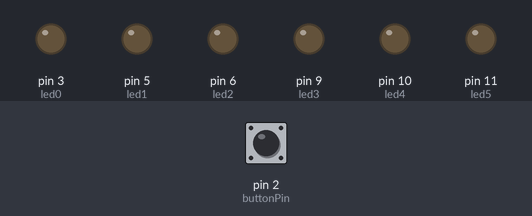
Simulated run of this sketch. Board: Arduino Uno, built with avr-gcc and run on an emulated ATmega328P. On the bench: output pins drawn as LEDs (lit = HIGH). The inputs (shaded band) are chosen by the test bench; at power-on: pin 2 (buttonPin) LOW.

Above: at 0.1 s.
At 6.3 s:
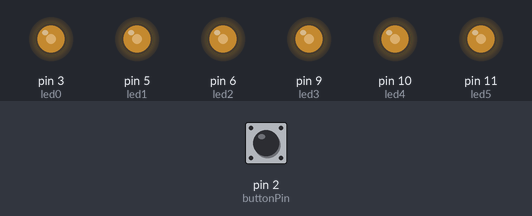
6.4 s: pin 2 (buttonPin) pulled HIGH for 2.95 s
At 13.9 s:
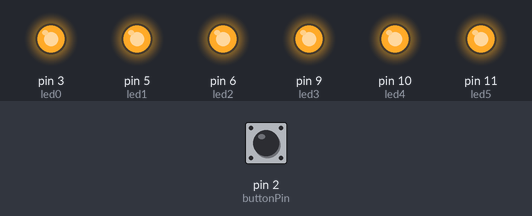
Timing chart, 0 to 21.0 s (numbered marks = the images above; inputs shaded):
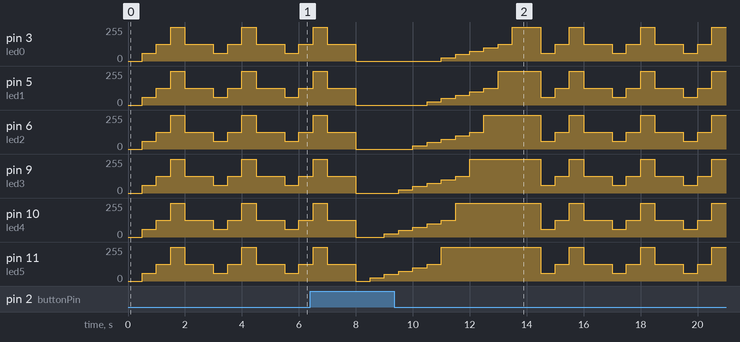

The sketch:

ledsanalog2.ino
```cpp
/**********************************************************************************
**                                                                               **
**                                 Fade LEDs                                     **
**                                                                               **
**                                                                               **
**********************************************************************************/

//********** Includes *************************************************************

//********** Variables ************************************************************
 const int led0 = 3;          // donar nom al pin 3 de l’Arduino
 const int led1 = 5;          // donar nom al pin 5 de l’Arduino
 const int led2 = 6;          // donar nom al pin 6 de l’Arduino
 const int led3 = 9;          // donar nom al pin 9 de l’Arduino
 const int led4 = 10;         // donar nom al pin 10 de l’Arduino
 const int led5 = 11;         // donar nom al pin 11 de l’Arduino
 int velocitat = 500;         // velocitat de l'acció en ms
 const int buttonPin = 2;
 boolean buttonEstat = LOW;


//********** Setup ****************************************************************
void setup()
{
  pinMode(led0, OUTPUT);     // definir el pin 3 com una sortida
  pinMode(led1, OUTPUT);     // definir el pin 5 com una sortida
  pinMode(led2, OUTPUT);     // definir el pin 6 com una sortida
  pinMode(led3, OUTPUT);     // definir el pin 9 com una sortida
  pinMode(led4, OUTPUT);     // definir el pin 10 com una sortida
  pinMode(led5, OUTPUT);     // definir el pin 11 com una sortida

  pinMode(buttonPin, INPUT);      // definir el pin 2 com una entrada
}

//********** Loop *****************************************************************
void loop()
{
  delay(500);    // per evitar que en una pulsació curta salti més d'un número
  buttonEstat = digitalRead(buttonPin);

  if(buttonEstat ==HIGH)
  {
   digitalWrite(led0, LOW);     // posar PWM del pin 3 a 60
   digitalWrite(led1, LOW);     // posar PWM del pin 5 a 60
   digitalWrite(led2, LOW);     // posar PWM del pin 6 a 60
   digitalWrite(led3, LOW);     // posar PWM del pin 9 a 60
   digitalWrite(led4, LOW);     // posar PWM del pin 10 a 60
   digitalWrite(led5, LOW);     // posar PWM del pin 11 a 60

  delay(velocitat);          // es queden leds velocitat ms en aquest estat

   digitalWrite(led0, LOW);     // posar PWM del pin 3 a 60
   digitalWrite(led1, LOW);     // posar PWM del pin 5 a 60
   digitalWrite(led2, LOW);     // posar PWM del pin 6 a 60
   digitalWrite(led3, LOW);     // posar PWM del pin 9 a 60
   digitalWrite(led4, LOW);     // posar PWM del pin 10 a 60
   analogWrite(led5, 25);    // posar PWM del pin 11 a 125

  delay(velocitat);           // es queden leds velocitat ms en aquest estat

  digitalWrite(led0, LOW);     // posar PWM del pin 3 a 60
  digitalWrite(led1, LOW);     // posar PWM del pin 5 a 60
  digitalWrite(led2, LOW);     // posar PWM del pin 6 a 60
  digitalWrite(led3, LOW);     // posar PWM del pin 9 a 60
  analogWrite(led4, 25);    // posar PWM del pin 10 a 255
  analogWrite(led5, 50);    // posar PWM del pin 11 a 255

  delay(velocitat);           // es queden leds velocitat ms en aquest estat

  digitalWrite(led0, LOW);     // posar PWM del pin 3 a 60
  digitalWrite(led1, LOW);     // posar PWM del pin 5 a 60
  digitalWrite(led2, LOW);     // posar PWM del pin 6 a 60
  analogWrite(led3, 25);    // posar PWM del pin 9 a 125
  analogWrite(led4, 50);    // posar PWM del pin 10 a 125
  analogWrite(led5, 75);    // posar PWM del pin 11 a 125

  delay(velocitat);           // es queden leds velocitat ms en aquest estat

  digitalWrite(led0, LOW);     // posar PWM del pin 3 a 60
  digitalWrite(led1, LOW);     // posar PWM del pin 5 a 60
  analogWrite(led2, 25);     // posar PWM del pin 6 a 60
  analogWrite(led3, 50);    // posar PWM del pin 9 a 125
  analogWrite(led4, 75);    // posar PWM del pin 10 a 125
  analogWrite(led5, 100);    // posar PWM del pin 11 a 125

  delay(velocitat);           // es queden leds velocitat ms en aquest estat

  digitalWrite(led0, LOW);     // posar PWM del pin 3 a 60
  analogWrite(led1, 25);     // posar PWM del pin 5 a 60
  analogWrite(led2, 50);     // posar PWM del pin 6 a 60
  analogWrite(led3, 75);    // posar PWM del pin 9 a 125
  analogWrite(led4, 100);    // posar PWM del pin 10 a 125
  analogWrite(led5, 125);    // posar PWM del pin 11 a 125

  delay(velocitat);           // es queden leds velocitat ms en aquest estat

  analogWrite(led0, 25);     // posar PWM del pin 3 a 60
  analogWrite(led1, 50);     // posar PWM del pin 5 a 60
  analogWrite(led2, 75);     // posar PWM del pin 6 a 60
  analogWrite(led3, 100);    // posar PWM del pin 9 a 125
  analogWrite(led4, 125);    // posar PWM del pin 10 a 125
  digitalWrite(led5, HIGH);    // posar PWM del pin 11 a 125

  delay(velocitat);           // es queden leds velocitat ms en aquest estat

  analogWrite(led0, 50);     // posar PWM del pin 3 a 60
  analogWrite(led1, 75);     // posar PWM del pin 5 a 60
  analogWrite(led2, 100);     // posar PWM del pin 6 a 60
  analogWrite(led3, 125);    // posar PWM del pin 9 a 125
  digitalWrite(led4, HIGH);    // posar PWM del pin 10 a 125
  digitalWrite(led5, HIGH);    // posar PWM del pin 11 a 125

  delay(velocitat);           // es queden leds velocitat ms en aquest estat

  analogWrite(led0, 75);     // posar PWM del pin 3 a 60
  analogWrite(led1, 100);     // posar PWM del pin 5 a 60
  analogWrite(led2, 125);     // posar PWM del pin 6 a 60
  digitalWrite(led3, HIGH);    // posar PWM del pin 9 a 125
  digitalWrite(led4, HIGH);    // posar PWM del pin 10 a 125
  digitalWrite(led5, HIGH);    // posar PWM del pin 11 a 125

  delay(velocitat);           // es queden leds velocitat ms en aquest estat

  analogWrite(led0, 100);     // posar PWM del pin 3 a 60
  analogWrite(led1, 125);     // posar PWM del pin 5 a 60
  digitalWrite(led2, HIGH);     // posar PWM del pin 6 a 60
  digitalWrite(led3, HIGH);    // posar PWM del pin 9 a 125
  digitalWrite(led4, HIGH);    // posar PWM del pin 10 a 125
  digitalWrite(led5, HIGH);    // posar PWM del pin 11 a 125

  delay(velocitat);           // es queden leds velocitat ms en aquest estat

  analogWrite(led0, 125);     // posar PWM del pin 3 a 60
  digitalWrite(led1, HIGH);     // posar PWM del pin 5 a 60
  digitalWrite(led2, HIGH);     // posar PWM del pin 6 a 60
  digitalWrite(led3, HIGH);    // posar PWM del pin 9 a 125
  digitalWrite(led4, HIGH);    // posar PWM del pin 10 a 125
  digitalWrite(led5, HIGH);    // posar PWM del pin 11 a 125

  delay(velocitat);           // es queden leds velocitat ms en aquest estat

  digitalWrite(led0, HIGH);     // posar PWM del pin 3 a 60
  digitalWrite(led1, HIGH);     // posar PWM del pin 5 a 60
  digitalWrite(led2, HIGH);     // posar PWM del pin 6 a 60
  digitalWrite(led3, HIGH);    // posar PWM del pin 9 a 125
  digitalWrite(led4, HIGH);    // posar PWM del pin 10 a 125
  digitalWrite(led5, HIGH);    // posar PWM del pin 11 a 125

  delay(velocitat);           // es queden leds velocitat ms en aquest estat
}

 if (buttonEstat ==LOW)
 {
  analogWrite(led0, 60);     // posar PWM del pin 3 a 60
  analogWrite(led1, 60);     // posar PWM del pin 5 a 60
  analogWrite(led2, 60);     // posar PWM del pin 6 a 60
  analogWrite(led3, 60);     // posar PWM del pin 9 a 60
  analogWrite(led4, 60);     // posar PWM del pin 10 a 60
  analogWrite(led5, 60);     // posar PWM del pin 11 a 60

  delay(velocitat);          // es queden leds velocitat ms en aquest estat

  analogWrite(led0, 125);    // posar PWM del pin 3 a 125
  analogWrite(led1, 125);    // posar PWM del pin 5 a 125
  analogWrite(led2, 125);    // posar PWM del pin 6 a 125
  analogWrite(led3, 125);    // posar PWM del pin 9 a 125
  analogWrite(led4, 125);    // posar PWM del pin 10 a 125
  analogWrite(led5, 125);    // posar PWM del pin 11 a 125

  delay(velocitat);           // es queden leds velocitat ms en aquest estat

  analogWrite(led0, 255);    // posar PWM del pin 3 a 255
  analogWrite(led1, 255);    // posar PWM del pin 5 a 255
  analogWrite(led2, 255);    // posar PWM del pin 6 a 255
  analogWrite(led3, 255);    // posar PWM del pin 9 a 255
  analogWrite(led4, 255);    // posar PWM del pin 10 a 255
  analogWrite(led5, 255);    // posar PWM del pin 11 a 255

  delay(velocitat);           // es queden leds velocitat ms en aquest estat

  analogWrite(led0, 125);    // posar PWM del pin 3 a 125
  analogWrite(led1, 125);    // posar PWM del pin 5 a 125
  analogWrite(led2, 125);    // posar PWM del pin 6 a 125
  analogWrite(led3, 125);    // posar PWM del pin 9 a 125
  analogWrite(led4, 125);    // posar PWM del pin 10 a 125
  analogWrite(led5, 125);    // posar PWM del pin 11 a 125

  delay(velocitat);           // es queden leds velocitat ms en aquest estat
  }
}
```
